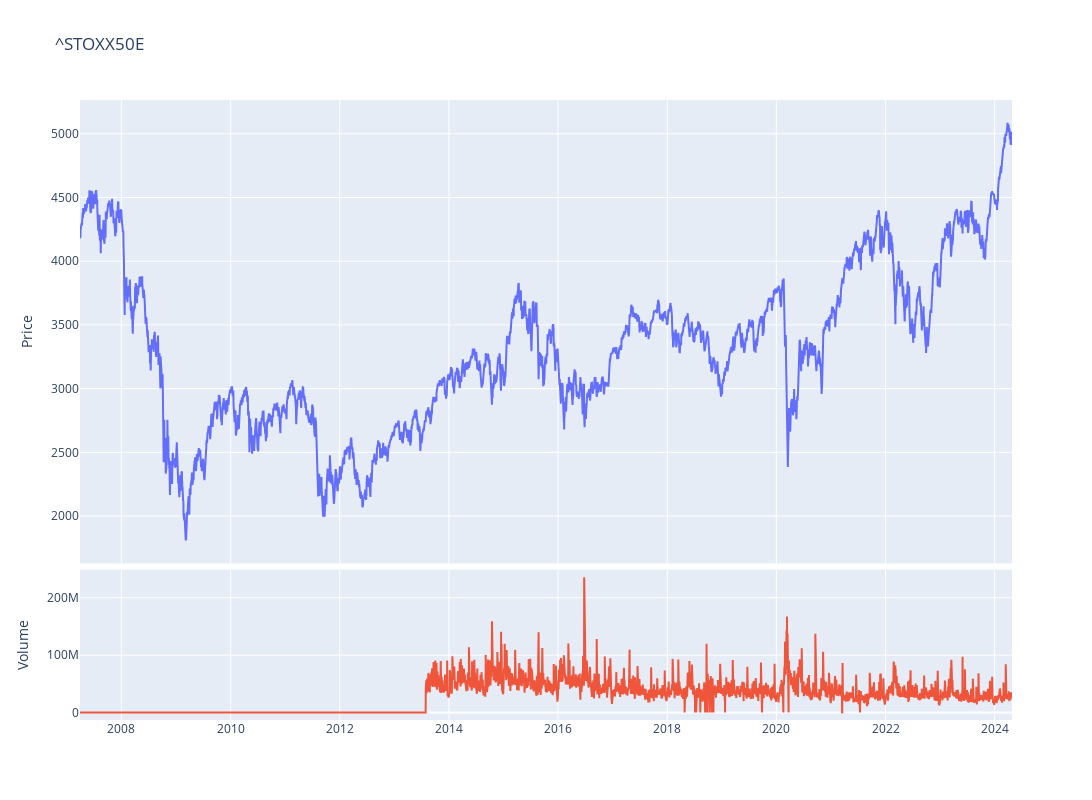

Notebook code cell kept with this figure:
### Code cell
fig = make_subplots(rows=4, cols=1,shared_xaxes=True,vertical_spacing=0.01,specs=[[{'rowspan':3,'colspan':1}],[None],[None],[{'rowspan':1,'colspan':1}]])

# Graph (1,1)
fig.add_trace(go.Scatter(x=stock_ticker.index,y=stock_ticker['Close'],mode="lines",name=f"{ticker}"),row=1, col=1)
# Update xaxis properties
fig.update_yaxes(title_text="Price", row=1, col=1)

# Graph (4,1)
fig.add_trace(go.Scatter(x=stock_ticker.index,y=stock_ticker['Volume'],mode="lines",name='Volume'),row=4, col=1)
fig.update_yaxes(title_text="Volume", row=4, col=1)

fig.update_layout(height=800, width=1300,showlegend=False,title=f"{ticker}")

fig.show()

### Figure 1 — Plotly figure (JSON) as saved in the notebook; plotly's stock layout.template omitted (floating-point values rounded to 4 significant figures; data arrays with more than 128 entries replaced by an {"elided": "..."} marker saying what was removed)
{"data": [{"mode": "lines", "name": "^STOXX50E", "type": "scatter", "x": {"elided": "4283 str values"}, "xaxis": "x", "y": {"elided": "4283 float values"}, "yaxis": "y"}, {"mode": "lines", "name": "Volume", "type": "scatter", "x": {"elided": "4283 str values"}, "xaxis": "x2", "y": {"elided": "4283 int values"}, "yaxis": "y2"}], "layout": {"height": 800, "showlegend": false, "title": {"text": "^STOXX50E"}, "width": 1300, "xaxis": {"anchor": "y", "domain": [0, 1], "matches": "x2", "showticklabels": false}, "xaxis2": {"anchor": "y2", "domain": [0, 1]}, "yaxis": {"anchor": "x", "domain": [0.2525, 1], "title": {"text": "Price"}}, "yaxis2": {"anchor": "x2", "domain": [0, 0.2425], "title": {"text": "Volume"}}}}
